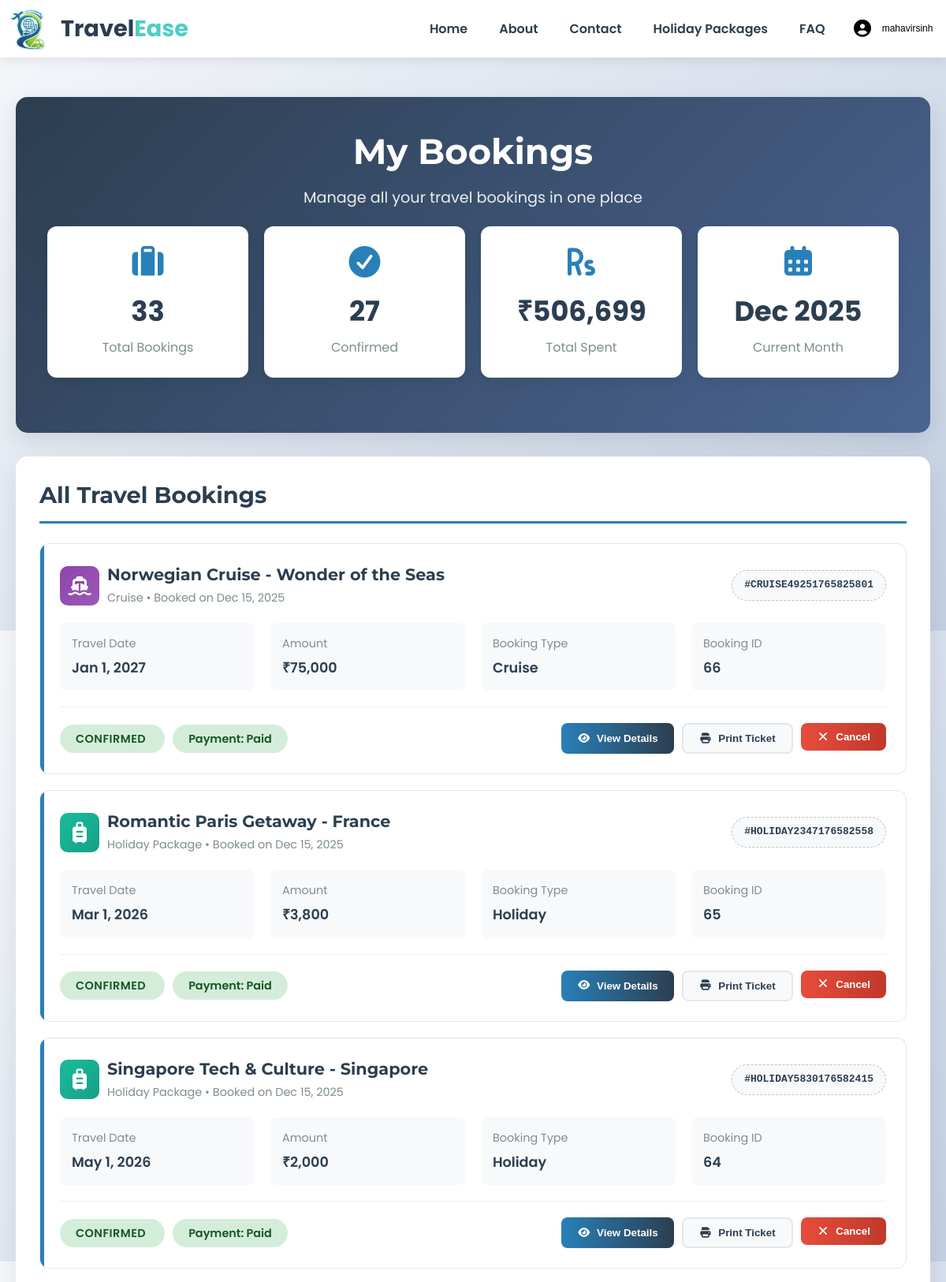
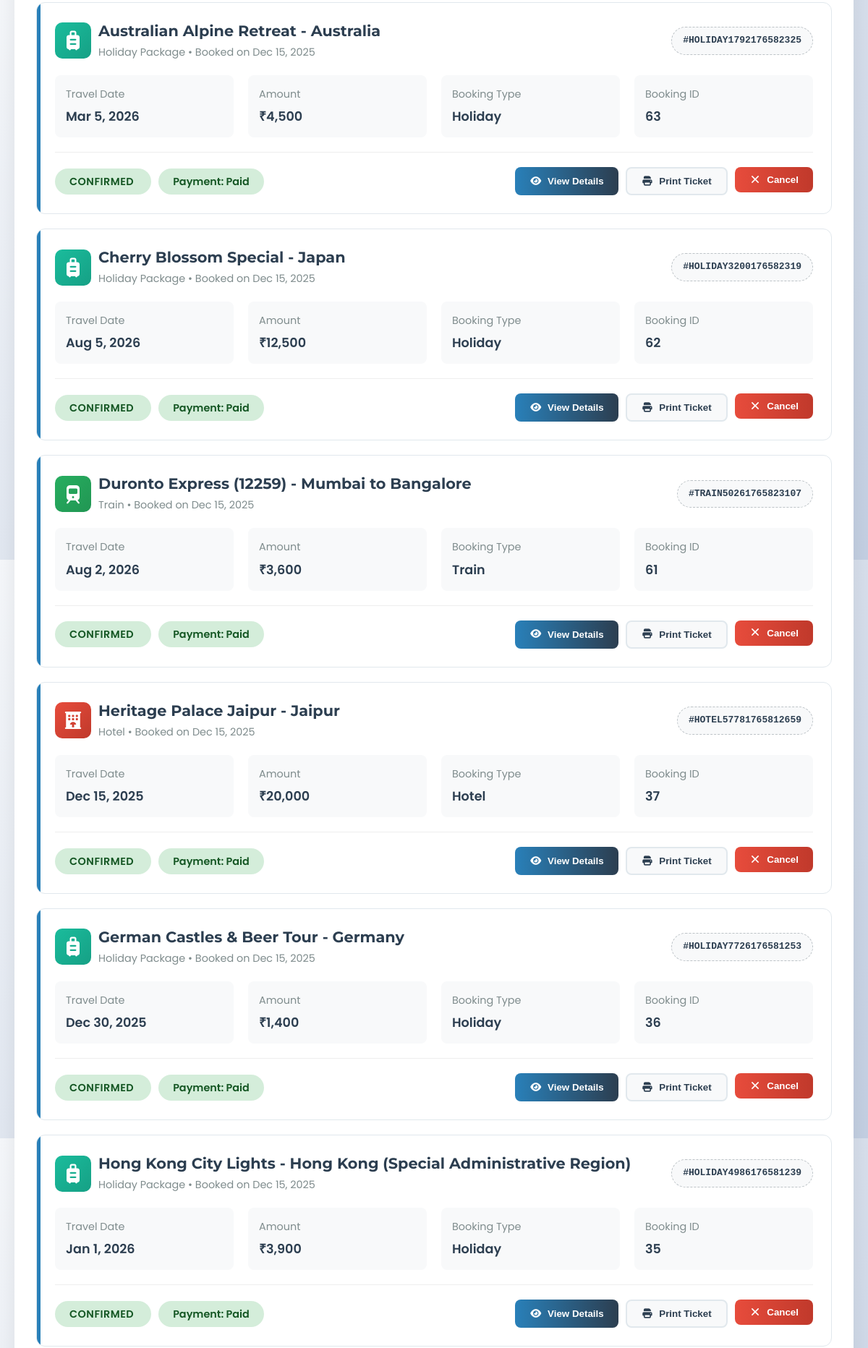
/bookings.php (signed in, upper part), run on the app's committed database (2 pictures, top to bottom).
### tables this page shows
CREATE TABLE IF NOT EXISTS `bookings` (
  `id` int NOT NULL AUTO_INCREMENT,
  `user_id` int NOT NULL,
  `booking_type` enum('flight','hotel','train','bus','cruise','holiday') NOT NULL,
  `booking_reference` varchar(20) DEFAULT NULL,
  `item_id` int NOT NULL,
  `details` text,
  `booking_date` timestamp NOT NULL DEFAULT CURRENT_TIMESTAMP,
  `travel_date` date DEFAULT NULL,
  `check_in_date` date DEFAULT NULL,
  `check_out_date` date DEFAULT NULL,
  `quantity` int DEFAULT '1',
  `total_amount` decimal(10,2) DEFAULT NULL,
  `status` enum('pending','confirmed','cancelled','completed') DEFAULT 'pending',
  `payment_status` enum('paid','pending','failed') DEFAULT 'pending',
  `payment_date` datetime DEFAULT NULL,
  `created_at` timestamp NOT NULL DEFAULT CURRENT_TIMESTAMP,
  `updated_at` timestamp NOT NULL DEFAULT CURRENT_TIMESTAMP ON UPDATE CURRENT_TIMESTAMP,
  PRIMARY KEY (`id`),
  UNIQUE KEY `booking_reference` (`booking_reference`)
);

### bookings.php (the view, shortened to what this page needs)
<?php
include "db.php";
$user_id = $_SESSION['user_id'];
$sql = "SELECT * FROM bookings WHERE user_id = '$user_id' ORDER BY booking_date DESC";
$result = mysqli_query($conn, $sql);
?>
<!DOCTYPE html>
<html lang="en">
<head>
<link rel="stylesheet" href="css/style.css">
<link rel="stylesheet" href="css/all.min.css">
<link rel="stylesheet" href="css/fonts.css">
</head>
<body>
    <nav class="navbar">
        <div class="container">
            <div class="nav-brand">
                <a href="index.php">
                    <img src="travelEASEonly.png" alt="TravelEase Logo" class="nav-logo">
                    <span>Travel<span class="brand-highlight">Ease</span></span>
                </a>
            </div>
            <ul class="nav-menu" id="navMenu">
                <li><a href="index.php"> Home</a></li>
                <li><a href="index.php#footer-about"> About</a></li>
                <li><a href="index.php#footer-contact"> Contact</a></li>
                <li><a href="holidaybook.php"> Holiday Packages</a></li>
                <li><a href="faq.html"> FAQ</a></li>
                <li class="profile-btn">
                    <div class="profile-container">
                        <button id="profileButton" class="profile-icon-btn">
                            <i class="fas fa-user-circle"></i>
                            <?php if(isset($_SESSION['user'])): ?>
                                <span style="font-size: 12px; margin-left: 5px;"><?php echo htmlspecialchars($_SESSION['user']); ?></span>
                            <?php endif; ?>
                        </button>
                    </div>
                </li>
            </ul>
        </div>
    </nav>
    <div class="bookings-container">
        <div class="bookings-header">
            <h1>My Bookings</h1>
            <p>Manage all your travel bookings in one place</p>
            <div class="stats-cards">
                <?php
                $total_bookings = mysqli_num_rows($result);
                $confirmed_bookings = 0;
                $total_spent = 0;
                if ($result) {
                    mysqli_data_seek($result, 0);
                    while($row = mysqli_fetch_assoc($result)) {
                        if ($row['status'] == 'confirmed' || $row['status'] == 'completed') {
                            $confirmed_bookings++;
                        }
                        $total_spent += $row['total_amount'];
                    }
                    mysqli_data_seek($result, 0);
                }
                ?>
                <div class="stat-card">
                    <i class="fas fa-suitcase"></i>
                    <div class="number"><?php echo $total_bookings; ?></div>
                    <div class="label">Total Bookings</div>
                </div>
                <div class="stat-card">
                    <i class="fas fa-check-circle"></i>
                    <div class="number"><?php echo $confirmed_bookings; ?></div>
                    <div class="label">Confirmed</div>
                </div>
                <div class="stat-card">
                    <i class="fas fa-rupee-sign"></i>
                    <div class="number">₹<?php echo number_format($total_spent, 0); ?></div>
                    <div class="label">Total Spent</div>
                </div>
                <div class="stat-card">
                    <i class="fas fa-calendar-alt"></i>
                    <div class="number"><?php echo date('M Y'); ?></div>
                    <div class="label">Current Month</div>
                </div>
            </div>
        </div>
        <div class="bookings-list">
            <h2>All Travel Bookings</h2>
            <?php if ($result && mysqli_num_rows($result) > 0): ?>
                <?php while($booking = mysqli_fetch_assoc($result)):
                    $icon_class = '';
                    $icon_text = '';
                    switch($booking['booking_type']) {
                        case 'flight': $icon_class = 'flight-icon'; $icon_text = 'Flight'; break;
                        case 'hotel': $icon_class = 'hotel-icon'; $icon_text = 'Hotel'; break;
                        case 'train': $icon_class = 'train-icon'; $icon_text = 'Train'; break;
                        case 'bus': $icon_class = 'bus-icon'; $icon_text = 'Bus'; break;
                        case 'cruise': $icon_class = 'cruise-icon'; $icon_text = 'Cruise'; break;
                        case 'holiday': $icon_class = 'holiday-icon'; $icon_text = 'Holiday Package'; break;
                    }
                ?>
                <div class="booking-card"
                     data-booking-id="<?php echo $booking['id']; ?>"
                     data-booking-ref="<?php echo htmlspecialchars($booking['booking_reference']); ?>"
                     data-booking-type="<?php echo $booking['booking_type']; ?>"
                     data-booking-details="<?php echo htmlspecialchars($booking['details']); ?>"
                     data-travel-date="<?php echo $booking['travel_date']; ?>"
                     data-check-in="<?php echo $booking['check_in_date'] ?? ''; ?>"
                     data-check-out="<?php echo $booking['check_out_date'] ?? ''; ?>"
                     data-quantity="<?php echo $booking['quantity']; ?>"
                     data-amount="<?php echo $booking['total_amount']; ?>"
                     data-status="<?php echo $booking['status']; ?>"
                     data-payment-status="<?php echo $booking['payment_status']; ?>"
                     data-booking-date="<?php echo $booking['booking_date']; ?>">
                    <div class="booking-header">
                        <div class="booking-type">
                            <div class="booking-type-icon <?php echo $icon_class; ?>">
                                <?php
                                switch($booking['booking_type']) {
                                    case 'flight': echo '<i class="fas fa-plane"></i>'; break;
                                    case 'hotel': echo '<i class="fas fa-hotel"></i>'; break;
                                    case 'train': echo '<i class="fas fa-train"></i>'; break;
                                    case 'bus': echo '<i class="fas fa-bus"></i>'; break;
                                    case 'cruise': echo '<i class="fas fa-ship"></i>'; break;
                                    case 'holiday': echo '<i class="fas fa-suitcase-rolling"></i>'; break;
                                }
                                ?>
                            </div>
                            <div class="booking-type-text">
                                <h3><?php echo htmlspecialchars($booking['details']); ?></h3>
                                <p><?php echo $icon_text; ?> • Booked on <?php echo date('M j, Y', strtotime($booking['booking_date'])); ?></p>
                            </div>
                        </div>
                        <div class="booking-reference">
                            #<?php echo htmlspecialchars($booking['booking_reference']); ?>
                        </div>
                    </div>
                    <div class="booking-details">
                        <div class="detail-item">
                            <span class="detail-label">Travel Date</span>
                            <span class="detail-value">
                                <?php echo date('M j, Y', strtotime($booking['travel_date'])); ?>
                            </span>
                        </div>
                        <div class="detail-item">
                            <span class="detail-label">Amount</span>
                            <span class="detail-value">
                                ₹<?php echo number_format($booking['total_amount'], 0); ?>
                            </span>
                        </div>
                        <div class="detail-item">
                            <span class="detail-label">Booking Type</span>
                            <span class="detail-value">
                                <?php echo ucfirst($booking['booking_type']); ?>
                            </span>
                        </div>
                        <div class="detail-item">
                            <span class="detail-label">Booking ID</span>
                            <span class="detail-value">
                                <?php echo $booking['id']; ?>
                            </span>
                        </div>
                    </div>
                    <div class="booking-footer">
                        <div>
                            <span class="status-badge status-<?php echo $booking['status']; ?>">
                                <?php echo ucfirst($booking['status']); ?>
                            </span>
                            <span class="payment-status payment-<?php echo $booking['payment_status']; ?>" style="margin-left: 10px;">
                                Payment: <?php echo ucfirst($booking['payment_status']); ?>
                            </span>
                        </div>
                        <div class="booking-actions">
                            <button class="btn btn-primary view-details-btn" data-booking-id="<?php echo $booking['id']; ?>">
                                <i class="fas fa-eye"></i> View Details
                            </button>
                            <button class="btn btn-secondary print-ticket-btn" data-booking-id="<?php echo $booking['id']; ?>">
                                <i class="fas fa-print"></i> Print Ticket
                            </button>
                            <?php if($booking['status'] == 'pending' || $booking['status'] == 'confirmed'): ?>
                            <form method="POST" style="display: inline;" onsubmit="return confirm('Are you sure you want to cancel this booking? This action cannot be undone.');">
                                <button type="submit" name="cancel_booking" class="btn btn-danger">
                                    <i class="fas fa-times"></i> Cancel
                                </button>
                            </form>
                            <?php endif; ?>
                        </div>
                    </div>
                </div>
                <?php endwhile; ?>
            <?php endif; ?>
        </div>
    </div>
</body>
</html>

### css/style.css (style rules this page uses)
* { margin: 0; padding: 0; box-sizing: border-box; }
html { scroll-behavior: smooth; }
body { font-family: 'Poppins', sans-serif; line-height: 1.6; color: #333; background-color: #f8f9fa; overflow-x: hidden; }
.container { width: 100%; max-width: 1200px; margin: 0 auto; padding: 0 20px; }
h1, h2, h3, h4 { font-family: 'Montserrat', sans-serif; font-weight: 700; line-height: 1.3; }
.brand-highlight { color: #4ecdc4; }
.navbar { background-color: white; box-shadow: 0 2px 15px rgba(0, 0, 0, 0.1); position: sticky; top: 0; z-index: 1000; padding: 0.4rem 0; }
.navbar .container { max-width: 1400px; margin: 0 auto; padding: 0 7px; display: flex; align-items: center; justify-content: space-between; }
.nav-brand a { display: flex; align-items: center; text-decoration: none; font-size: 1.8rem; font-weight: 700; color: #2c3e50; }
.nav-menu { display: flex; list-style: none; gap: 0.5rem; align-items: center; }
.nav-menu a { text-decoration: none; color: #2c3e50; font-weight: 600; padding: 0.5rem 1rem; border-radius: 5px; transition: all 0.3s ease; display: flex; align-items: center; gap: 0.2rem; }
.nav-logo { height: 60px; width: auto; margin-right: 10px; }
.profile-container { position: relative; }
.profile-icon-btn { background: none; border: none; font-size: 1.9rem; cursor: pointer; color: #2c3e50; padding: 0.3rem 0.6rem; border-radius: 50%; transition: 0.3s ease; }
.profile-icon-btn { background: transparent; border: none; color: #000000; cursor: pointer; display: flex; align-items: center; gap: 6px; font-size: 18px; }
.profile-icon-btn i { font-size: 22px; }
.container { max-width: 1200px; margin: 0 auto; padding: 0 10px; }

### data on the page
bookings: details "Norwegian Cruise - Wonder of the Seas", booking_type "Cruise", booking_date "Dec 15, 2025", booking_reference "CRUISE49251765825801", travel_date "Jan 1, 2027", total_amount "75,000", id "66", status "CONFIRMED", payment_status "Paid"
bookings: details "Romantic Paris Getaway - France", booking_type "Holiday Package", booking_date "Dec 15, 2025", booking_reference "HOLIDAY2347176582558", travel_date "Mar 1, 2026", total_amount "3,800", booking_type "Holiday", id "65", status "CONFIRMED", payment_status "Paid"
bookings: details "Singapore Tech & Culture - Singapore", booking_type "Holiday Package", booking_date "Dec 15, 2025", booking_reference "HOLIDAY5830176582415", travel_date "May 1, 2026", total_amount "2,000", booking_type "Holiday", id "64", status "CONFIRMED", payment_status "Paid"
bookings: details "Australian Alpine Retreat - Australia", booking_type "Holiday Package", booking_date "Dec 15, 2025", booking_reference "HOLIDAY1792176582325", travel_date "Mar 5, 2026", total_amount "4,500", booking_type "Holiday", id "63", status "CONFIRMED", payment_status "Paid"
bookings: details "Cherry Blossom Special - Japan", booking_type "Holiday Package", booking_date "Dec 15, 2025", booking_reference "HOLIDAY3200176582319", travel_date "Aug 5, 2026", total_amount "12,500", booking_type "Holiday", id "62", status "CONFIRMED", payment_status "Paid"
bookings: details "Duronto Express (12259) - Mumbai to Bangalore", booking_type "Train", booking_date "Dec 15, 2025", booking_reference "TRAIN50261765823107", travel_date "Aug 2, 2026", total_amount "3,600", id "61", status "CONFIRMED", payment_status "Paid"
bookings: details "Heritage Palace Jaipur - Jaipur", booking_type "Hotel", booking_date "Dec 15, 2025", booking_reference "HOTEL57781765812659", travel_date "Dec 15, 2025", total_amount "20,000", id "37", status "CONFIRMED", payment_status "Paid"
bookings: details "German Castles & Beer Tour - Germany", booking_type "Holiday Package", booking_date "Dec 15, 2025", booking_reference "HOLIDAY7726176581253", travel_date "Dec 30, 2025", total_amount "1,400", booking_type "Holiday", id "36", status "CONFIRMED", payment_status "Paid"
bookings: details "Hong Kong City Lights - Hong Kong (Special Administrative Region)", booking_type "Holiday Package", booking_date "Dec 15, 2025", booking_reference "HOLIDAY4986176581239", travel_date "Jan 1, 2026", total_amount "3,900", booking_type "Holiday", id "35", status "CONFIRMED", payment_status "Paid"

### other printed values
$_SESSION['user'] "mahavirsinh"
$total_bookings "33"
$confirmed_bookings "27"
$total_spent "506,699"
